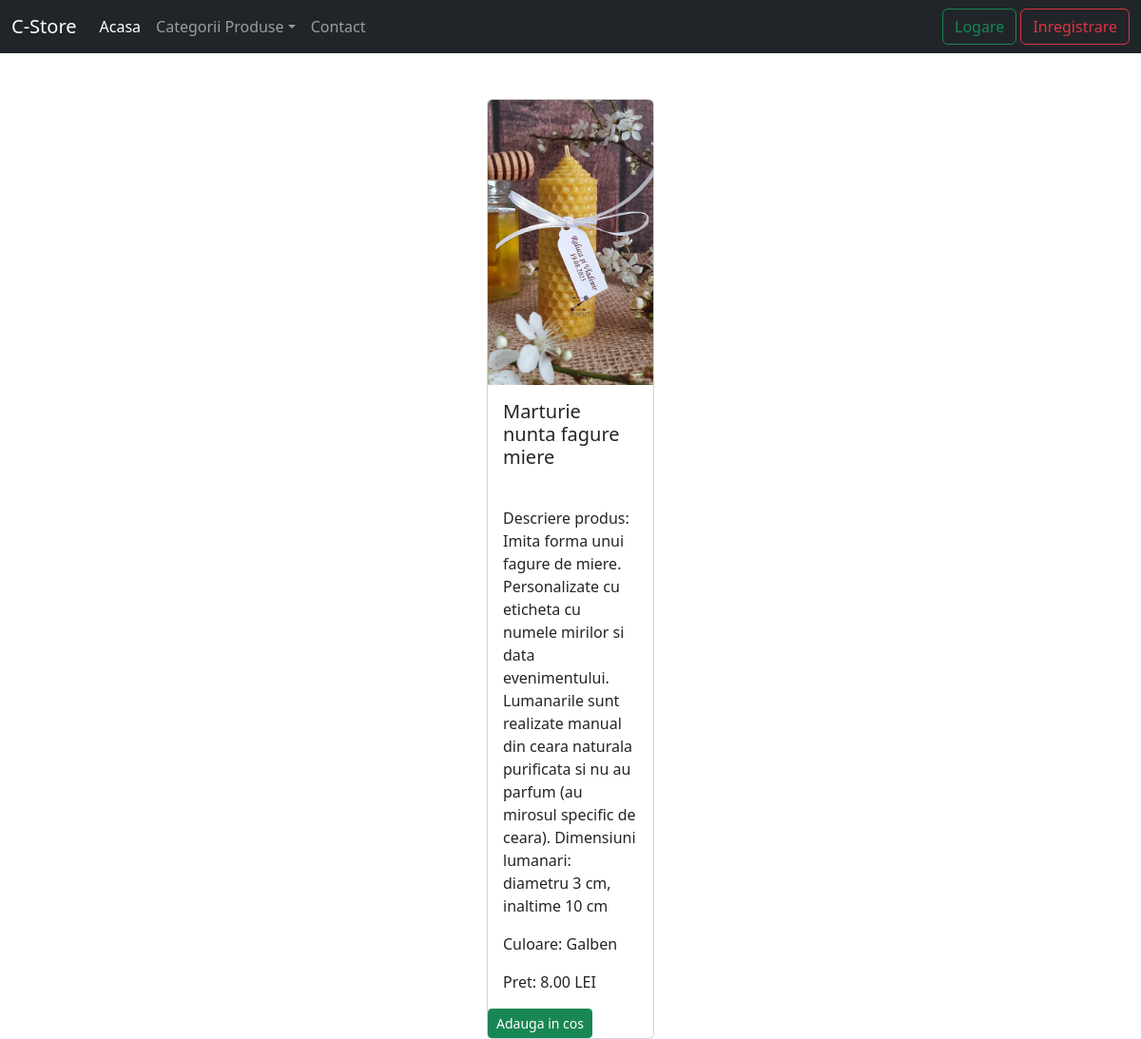
Screenshot of /details_product/6/ with the database file from the repository.
### product/models.py (models this page shows)
class Product(models.Model):
    COLOR = [
        ('bleu', 'Bleu'),
        ('roz', 'Roz'),
        ('alb', 'Alb'),
        ('lila', 'Lila'),
        ('verde', 'Verde'),
        ('mov', 'Mov'),
        ('galben', 'Galben')
    ]
    name = models.CharField(max_length=255)
    color = models.CharField(max_length=10, choices=COLOR)
    description = models.TextField()
    image = models.ImageField(upload_to='static/products/')
    category = models.ForeignKey(Category, on_delete=models.CASCADE)
    price = models.DecimalField(max_digits=10, decimal_places=2)
    available = models.BooleanField(default=True)
    def __str__(self):
        return self.name

### product/views.py (the view)
# urls.py: path('details_product/<int:pk>/', views.ProductDetailView.as_view(), name='details-product')
class ProductDetailView(DetailView):
    template_name = 'product/details_product.html'
    model = Product

### cstore/context_processors.py (called while the page is built)
def get_all_categories(request):
    get_categories = Category.objects.all()
    return {'categories': get_categories}

### templates/product/details_product.html (shortened to what this page needs)
{% extends 'base.html' %}
{% load static %}
{% block content %}
    <div class="container-fluid">
        <div class="row">
            <div class="col-md-2 offset-md-5 gy-5">
                <div class="card">
                    {% if product.image %}
                                <img src="{{ product.image.url }}" alt="Imagine Produs"
                                     class="card-img-top" width="100%" height="300" style="object-fit: cover">
                            {% else %}
                                <img src="{% static 'images/logo.jpeg' %}" alt="Imagine produs indisponibila"
                                     class="card-img-top" width="100%" height="300" style="object-fit: cover">
                            {% endif %}
                    <div class="card-body">
                        <h5 class="card-title">{{ product }}</h5>
                    </div>
                    <div class="card-body">
                        <p class="card-text">Descriere produs: {{ product.description }}</p>
                        <p class="card-text">Culoare: {{ product.color|capfirst }}</p>
                        <p class="card-text">Pret: {{ product.price }} LEI</p>
                    </div>
                    <div class="btn-group">
                        <form action="{% url 'add-to-cart' %}" method="post">
                            <button type="submit" class="btn btn-sm btn-success"> Adauga in cos
                            </button>
                        </form>
                    </div>
                </div>
            </div>
        </div>
    </div>
{% endblock %}

### rows the page displays
Product: image (picture), name "Marturie nunta fagure miere", description "Imita forma unui fagure de miere. Personalizate cu eticheta cu numele mirilor si data evenimentului. Lumanarile sunt realizate manual din ceara naturala purificata si nu au parfum (au mirosul specific de ceara). Dimensiuni lumanari: diametru 3 cm, inaltime 10 cm", color "Galben", price "8.00"
